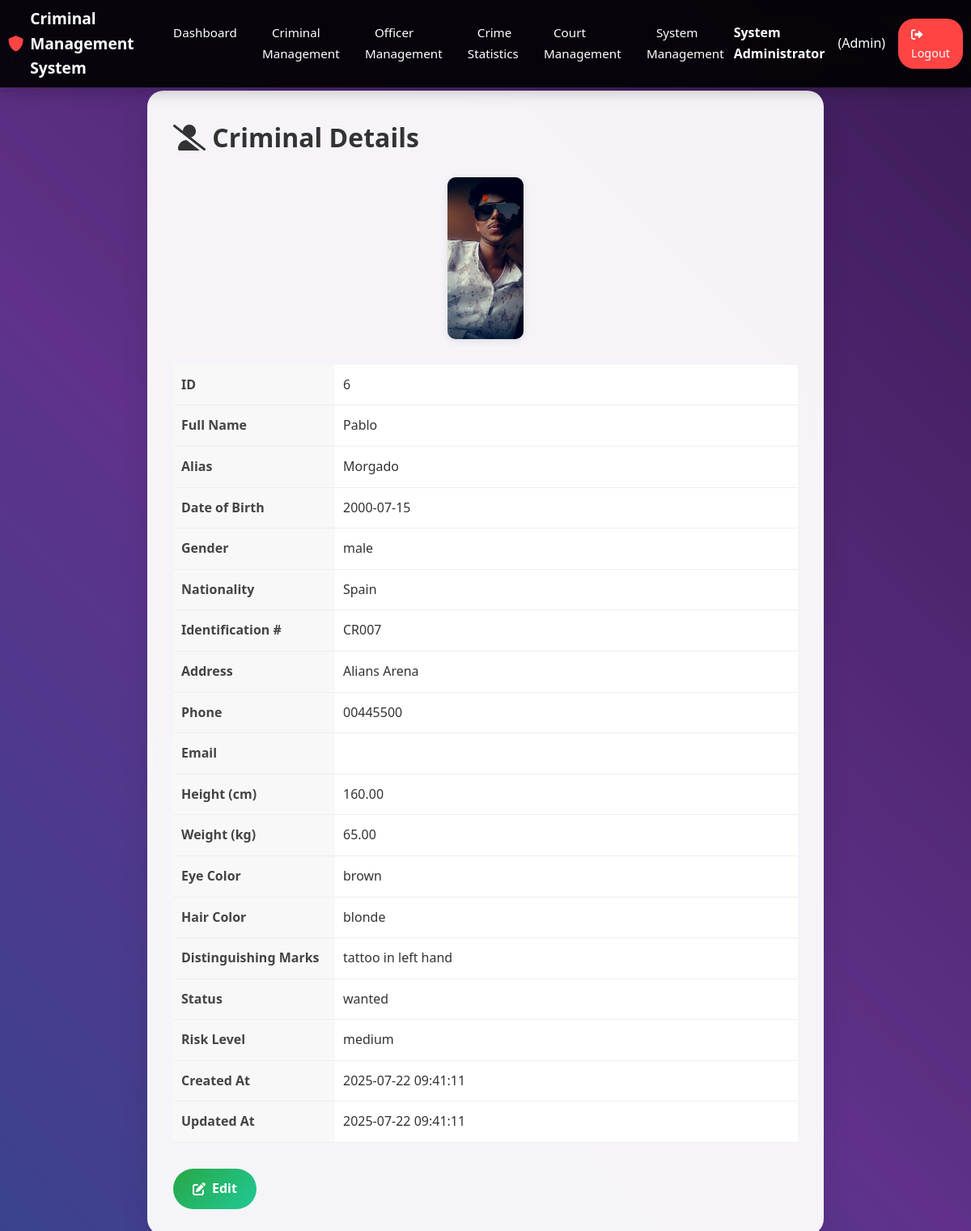
Screenshot of /modules/criminals/view_criminal.php?id=6 (signed in) with the database file from the repository.
### tables this page shows
CREATE TABLE `criminals` (
  `id` int(11) NOT NULL,
  `fullname` varchar(100) NOT NULL,
  `alias` varchar(100) DEFAULT NULL,
  `date_of_birth` date NOT NULL,
  `gender` enum('male','female','other') NOT NULL,
  `nationality` varchar(50) DEFAULT NULL,
  `identification_number` varchar(50) NOT NULL,
  `address` text DEFAULT NULL,
  `phone` varchar(20) DEFAULT NULL,
  `email` varchar(100) DEFAULT NULL,
  `height` decimal(5,2) DEFAULT NULL,
  `weight` decimal(5,2) DEFAULT NULL,
  `eye_color` varchar(20) DEFAULT NULL,
  `hair_color` varchar(20) DEFAULT NULL,
  `distinguishing_marks` text DEFAULT NULL,
  `photo` varchar(255) DEFAULT NULL,
  `fingerprint_data` text DEFAULT NULL,
  `dna_sample` varchar(255) DEFAULT NULL,
  `status` enum('wanted','arrested','convicted','released','deceased') DEFAULT 'wanted',
  `risk_level` enum('low','medium','high','extreme') DEFAULT 'medium',
  `created_by` int(11) NOT NULL,
  `created_at` timestamp NOT NULL DEFAULT current_timestamp(),
  `updated_at` timestamp NOT NULL DEFAULT current_timestamp() ON UPDATE current_timestamp()
);

### modules/criminals/view_criminal.php (the view, shortened to what this page needs)
<?php
$criminal_id = (int)$_GET['id'];
$servername = "localhost";
$username = "root";
$password = "";
$dbname = "criminal_management";
try {
    $conn = new PDO("mysql:host=$servername;dbname=$dbname", $username, $password);
    $conn->setAttribute(PDO::ATTR_ERRMODE, PDO::ERRMODE_EXCEPTION);
} catch(PDOException $e) {
    die("Connection failed: " . $e->getMessage());
}
try {
    $stmt = $conn->prepare("SELECT * FROM criminals WHERE id = ?");
    $stmt->execute([$criminal_id]);
    $criminal = $stmt->fetch(PDO::FETCH_ASSOC);
} catch(PDOException $e) {
    $criminal = null;
}
$user_name = isset($_SESSION['fullname']) ? $_SESSION['fullname'] : '';
$user_role = isset($_SESSION['role']) ? $_SESSION['role'] : '';
?>
<!DOCTYPE html>
<html lang="en">
<head>
    <link href="https://cdnjs.cloudflare.com/ajax/libs/font-awesome/6.0.0/css/all.min.css" rel="stylesheet">
</head>
<body>
    <div class="background-container">
    </div>
    <nav class="navbar">
        <div class="nav-content">
            <a href="dashboard.php" class="logo">
                <i class="fas fa-shield-alt"></i>
                Criminal Management System
            </a>
            <ul class="nav-links">
                <li><a href="dashboard.php">Dashboard</a></li>
                <li><a href="criminal_management.php">Criminal Management</a></li>
                <li><a href="officer_management.php">Officer Management</a></li>
                <li><a href="crime_statistics.php">Crime Statistics</a></li>
                <li><a href="court_management.php">Court Management</a></li>
                <li><a href="system_management.php">System Management</a></li>
            </ul>
            <div class="user-info">
                <span class="user-name"><?php echo htmlspecialchars($user_name); ?></span>
                <span>(<?php echo ucfirst($user_role); ?>)</span>
                <a href="logout.php" class="logout-btn">
                    <i class="fas fa-sign-out-alt"></i> Logout
                </a>
            </div>
        </div>
    </nav>
    <div class="main-content">
        <div class="section-card">
            <h1><i class="fas fa-user-slash"></i> Criminal Details</h1>
            <?php if ($criminal): ?>
            <?php if (!empty($criminal['photo'])): ?>
                <div style="text-align:center;margin-bottom:1.5rem;">
                    <img src="<?php echo htmlspecialchars($criminal['photo']); ?>" alt="Criminal Photo" style="max-width:200px;max-height:200px;border-radius:10px;box-shadow:0 2px 10px rgba(0,0,0,0.1);">
                </div>
            <?php endif; ?>
            <table class="details-table">
                <tr><th>ID</th><td><?php echo htmlspecialchars($criminal['id']); ?></td></tr>
                <tr><th>Full Name</th><td><?php echo htmlspecialchars($criminal['fullname']); ?></td></tr>
                <tr><th>Alias</th><td><?php echo htmlspecialchars($criminal['alias']); ?></td></tr>
                <tr><th>Date of Birth</th><td><?php echo htmlspecialchars($criminal['date_of_birth']); ?></td></tr>
                <tr><th>Gender</th><td><?php echo htmlspecialchars($criminal['gender']); ?></td></tr>
                <tr><th>Nationality</th><td><?php echo htmlspecialchars($criminal['nationality']); ?></td></tr>
                <tr><th>Identification #</th><td><?php echo htmlspecialchars($criminal['identification_number']); ?></td></tr>
                <tr><th>Address</th><td><?php echo htmlspecialchars($criminal['address']); ?></td></tr>
                <tr><th>Phone</th><td><?php echo htmlspecialchars($criminal['phone']); ?></td></tr>
                <tr><th>Email</th><td><?php echo htmlspecialchars($criminal['email']); ?></td></tr>
                <tr><th>Height (cm)</th><td><?php echo htmlspecialchars($criminal['height']); ?></td></tr>
                <tr><th>Weight (kg)</th><td><?php echo htmlspecialchars($criminal['weight']); ?></td></tr>
                <tr><th>Eye Color</th><td><?php echo htmlspecialchars($criminal['eye_color']); ?></td></tr>
                <tr><th>Hair Color</th><td><?php echo htmlspecialchars($criminal['hair_color']); ?></td></tr>
                <tr><th>Distinguishing Marks</th><td><?php echo htmlspecialchars($criminal['distinguishing_marks']); ?></td></tr>
                <tr><th>Status</th><td><?php echo htmlspecialchars($criminal['status']); ?></td></tr>
                <tr><th>Risk Level</th><td><?php echo htmlspecialchars($criminal['risk_level']); ?></td></tr>
                <tr><th>Created At</th><td><?php echo htmlspecialchars($criminal['created_at']); ?></td></tr>
                <tr><th>Updated At</th><td><?php echo htmlspecialchars($criminal['updated_at']); ?></td></tr>
            </table>
            <div class="actions">
                <a href="edit_criminal.php?id=<?php echo $criminal['id']; ?>" class="btn btn-edit"><i class="fas fa-edit"></i> Edit</a>
            </div>
            <?php else: ?>
                <p>Criminal not found.</p>
            <?php endif; ?>
        </div>
    </div>
</body>
</html>

### modules/criminals/view_criminal.php (style rules this page uses)
* { margin: 0; padding: 0; box-sizing: border-box; }
body { font-family: 'Segoe UI', Tahoma, Geneva, Verdana, sans-serif; line-height: 1.6; color: #333; background: #f4f6f9; }
.background-container { position: fixed; top: 0; left: 0; width: 100%; height: 100%; z-index: -1; overflow: hidden; }
.navbar { background: rgba(0,0,0,0.9); backdrop-filter: blur(10px); padding: 0.5rem 0; position: fixed; width: 100%; top: 0; z-index: 1000; box-shadow: 0 2px 20px rgba(0,0,0,0.3); min-height: 40px; }
.nav-content { display: flex; justify-content: space-between; align-items: center; max-width: 1400px; margin: 0 auto; padding: 0 10px; min-height: 40px; }
.logo { font-size: 1.2rem; font-weight: bold; color: #fff; text-decoration: none; display: flex; align-items: center; gap: 8px; }
.logo i { color: #ff4444; font-size: 1.2rem; }
.nav-links { display: flex; list-style: none; gap: 1.2rem; }
.nav-links a { text-decoration: none; color: #fff; font-weight: 500; transition: color 0.3s ease; padding: 6px 12px; border-radius: 16px; font-size: 0.95rem; }
.user-info { display: flex; align-items: center; gap: 1rem; color: white; }
.user-info .user-name { font-weight: 600; }
.logout-btn { background: #ff4444; color: white; padding: 8px 16px; border: none; border-radius: 20px; text-decoration: none; font-size: 0.9rem; transition: all 0.3s ease; }
.main-content { margin-top: 80px; padding: 2rem; max-width: 900px; margin-left: auto; margin-right: auto; }
.section-card { background: rgba(255,255,255,0.95); backdrop-filter: blur(10px); border-radius: 20px; padding: 2rem; box-shadow: 0 15px 35px rgba(0,0,0,0.1); transition: transform 0.3s ease, box-shadow 0.3s ease; }
h1 { color: #333; margin-bottom: 1.5rem; font-size: 2rem; }
.details-table { width: 100%; border-collapse: collapse; margin-bottom: 1.5rem; }
.details-table th, .details-table td { padding: 12px 10px; text-align: left; border-bottom: 1px solid #eee; }
.details-table th { width: 200px; background: #f8f8f8; color: #444; }
.details-table td { background: #fff; }
.actions { margin-top: 2rem; }
.btn { padding: 12px 24px; border: none; border-radius: 50px; font-size: 1rem; font-weight: 600; cursor: pointer; transition: all 0.3s ease; text-decoration: none; display: inline-flex; align-items: center; gap: 0.5rem; }
.btn-edit { background: linear-gradient(135deg, #28a745 0%, #20c997 100%); color: white; }

### rows the page displays
criminals: photo (picture), id "6", fullname "Pablo", alias "Morgado", date_of_birth "2000-07-15", gender "male", nationality "Spain", identification_number "CR007", address "Alians Arena", phone "00445500", height "160.00", weight "65.00", eye_color "brown", hair_color "blonde", distinguishing_marks "tattoo in left hand", status "wanted", risk_level "medium", created_at "2025-07-22 09:41:11", updated_at "2025-07-22 09:41:11"

### other values shown
$user_name "System Administrator"
$user_role "Admin"
